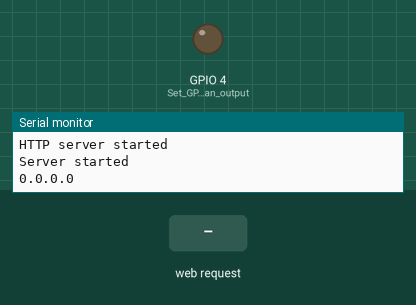
Simulated run of this sketch. Board: ESP8266 (NodeMCU). On the bench: output pins drawn as LEDs (lit = HIGH), the last lines printed to the serial monitor. The test bench sets the inputs (shaded band).

Above: at 2.2 s.
2.3 s: HTTP request GET /gpio/1 received
At 2.8 s:
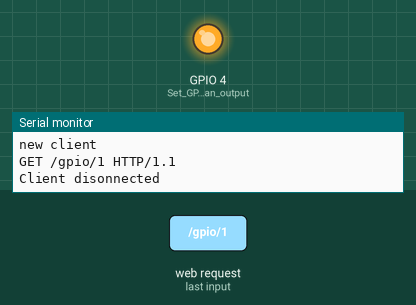
3.8 s: HTTP request GET /gpio/0 received
At 5.2 s:
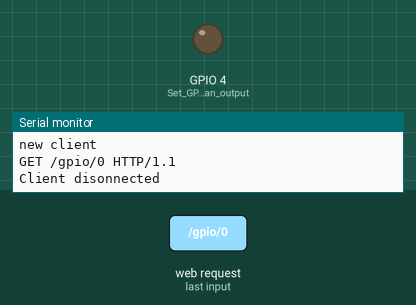
Timing chart, 0 to 6.8 s (numbered marks = the images above; inputs shaded):
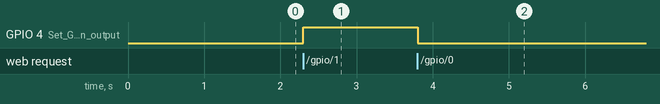

Measured:
- after the input at 2.3 s, GPIO 4 (Set_GPIO4_as_an_output): LOW → HIGH at once
- after the input at 3.8 s, GPIO 4 (Set_GPIO4_as_an_output): HIGH → LOW at once

The sketch:

WiFiAccessPoint_v0.6.ino
```cpp
// (licence header left out)
/* Create a WiFi access point and provide a web server on it. */

#include <ESP8266WiFi.h>
#include <WiFiClient.h>
#include <ESP8266WebServer.h>

int toggle = 0;
/* Set these to your desired credentials. */
const char *ssid = "ESPap";
const char *password = "yo";

//no//ESP8266WebServer server(80);
WiFiServer server(80);
/* Just a little test message.  Go to http://192.168.4.1 in a web browser
 * connected to this access point to see it.
 */
/*/*void handleRoot() {
	server.send(200, "text/html", "<h1>You are connected</h1>");
  if (toggle)
    toggle = 0; //If toggle is 1, set to 0
  else
    toggle = 1; //Otherwise set it high

  digitalWrite(4, toggle); //Write variable toggle to GPIO4
  Serial.println("Toggled"); //Print a line saying that pin was toggled
  Serial.println(toggle); //Print the value of the toggle
}*/

void setup() {
	delay(1000);
	Serial.begin(115200);
  delay(10);
	//Serial.setDebugOutput(true);
	Serial.println();
	Serial.print("Configuring access point...");
	/* You can remove the password parameter if you want the AP to be open. */
	WiFi.softAP(ssid);

	IPAddress myIP = WiFi.softAPIP();
	Serial.print("AP IP address: ");
	Serial.println(myIP);
	//no//server.on("/", handleRoot);
	//no//server.begin();
	Serial.println("HTTP server started");

  pinMode(4, OUTPUT);//Set GPIO4 as an output
  digitalWrite(4, 0);//Initialize GPIO2 as a logic "0"
   // Start the server
  server.begin();
  Serial.println("Server started");

  // Print the IP address
  Serial.println(WiFi.localIP());
}

void loop() {
	//no//server.handleClient();
    // Check if a client has connected
  WiFiClient client = server.available();
  if (!client) {
    return;
  }

  // Wait until the client sends some data
  Serial.println("new client");
  while(!client.available()){
    delay(1);
  }

  // Read the first line of the request
  String req = client.readStringUntil('\r');
  Serial.println(req);
  client.flush();

  // Match the request
  int val;
  if (req.indexOf("/gpio/0") != -1)
    val = 0;
  else if (req.indexOf("/gpio/1") != -1)
    val = 1;
  else {
    Serial.println("invalid request");
    client.stop();
    return;
  }

  // Set GPIO2 according to the request
  digitalWrite(4, val);

  client.flush();

  // Prepare the response
  String s = "HTTP/1.1 200 OK\r\nContent-Type: text/html\r\n\r\n<!DOCTYPE HTML>\r\n<html>\r\nGPIO is now ";
  s += (val)?"high":"low";
  s += "</html>\n";

  // Send the response to the client
  client.print(s);
  delay(1);
  Serial.println("Client disonnected");

  // The client will actually be disconnected
  // when the function returns and 'client' object is detroyed
}
```
